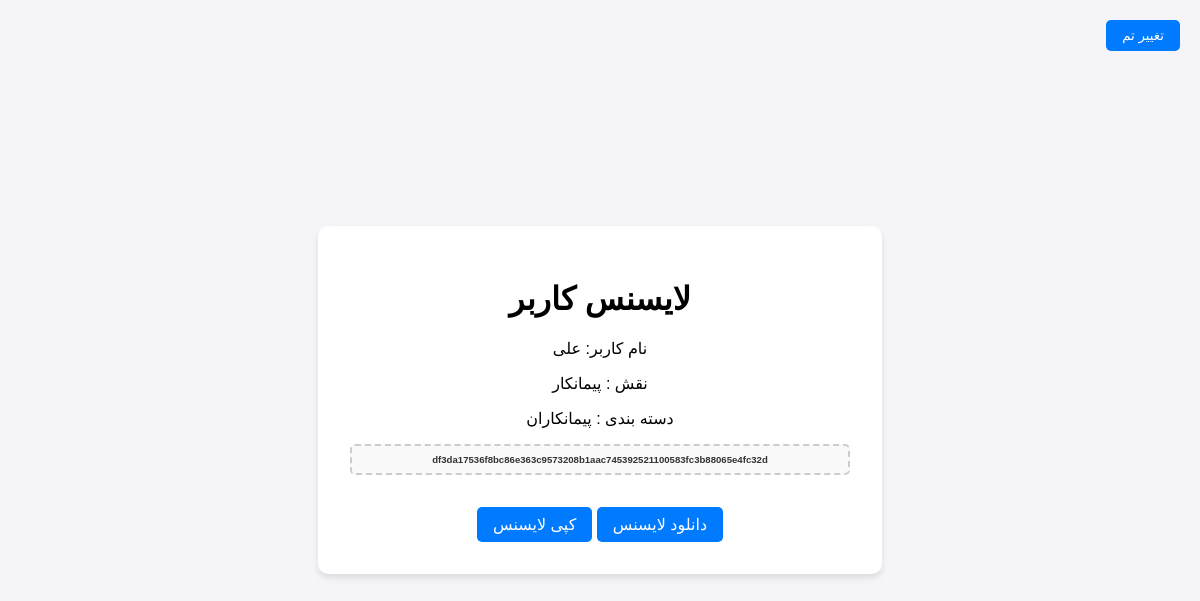
Screenshot of /show_license.php?userId=2 with the database file from the repository.
### tables this page shows
CREATE TABLE `users` (
  `id` int(11) NOT NULL,
  `name` varchar(255) NOT NULL,
  `family` varchar(255) NOT NULL,
  `level` enum('A','B','C') NOT NULL DEFAULT 'C',
  `role` varchar(50) DEFAULT NULL,
  `phone` varchar(15) DEFAULT NULL,
  `license_key` varchar(255) NOT NULL,
  `national_id` varchar(20) DEFAULT NULL,
  `is_active` tinyint(1) NOT NULL DEFAULT 1,
  `access_dashboard` tinyint(1) DEFAULT 0 COMMENT 'دسترسی به داشبورد',
  `access_reports` tinyint(1) DEFAULT 0 COMMENT 'دسترسی به گزارشات',
  `access_attendance_view` tinyint(1) DEFAULT 0 COMMENT 'مشاهده حضور و غیاب',
  `access_attendance_edit` tinyint(1) DEFAULT 0 COMMENT 'ویرایش حضور و غیاب',
  `access_attendance_delete` tinyint(1) DEFAULT 0 COMMENT 'حذف رکوردهای حضور',
  `access_contractor_add` tinyint(1) DEFAULT 0,
  `access_contractor_edit` tinyint(1) DEFAULT 0,
  `access_contractor_delete` tinyint(1) DEFAULT 0,
  `access_employee_add` tinyint(1) DEFAULT 0,
  `access_employee_edit` tinyint(1) DEFAULT 0,
  `access_employee_delete` tinyint(1) DEFAULT 0,
  `access_project_add` tinyint(1) DEFAULT 0,
  `access_project_edit` tinyint(1) DEFAULT 0,
  `access_project_delete` tinyint(1) DEFAULT 0,
  `access_settings_view` tinyint(1) DEFAULT 0,
  `access_settings_edit` tinyint(1) DEFAULT 0,
  `access_image_view` tinyint(1) DEFAULT 0,
  `access_image_upload` tinyint(1) DEFAULT 0,
  `access_image_delete` tinyint(1) DEFAULT 0,
  `ip_address` varchar(45) DEFAULT NULL,
  `created_at` timestamp NOT NULL DEFAULT current_timestamp(),
  `updated_at` timestamp NOT NULL DEFAULT current_timestamp() ON UPDATE current_timestamp(),
  `start_time` time DEFAULT NULL,
  `duration` int(11) DEFAULT NULL,
  `end_time` time DEFAULT NULL,
  `access_add_contractor` tinyint(1) DEFAULT 0,
  `access_edit_contractor` tinyint(1) DEFAULT 0,
  `access_delete_contractor` tinyint(1) DEFAULT 0,
  `access_add_employee` tinyint(1) DEFAULT 0,
  `access_edit_employee` tinyint(1) DEFAULT 0,
  `access_delete_employee` tinyint(1) DEFAULT 0,
  `access_add_employer` tinyint(1) DEFAULT 0,
  `access_edit_employer` tinyint(1) DEFAULT 0,
  `access_delete_employer` tinyint(1) DEFAULT 0,
  `access_view_settings` tinyint(1) DEFAULT 0,
  `access_enter_settings` tinyint(1) DEFAULT 0,
  `access_edit_theme` tinyint(1) DEFAULT 0,
  `access_view_image` tinyint(1) DEFAULT 0,
  `access_add_image` tinyint(1) DEFAULT 0,
  `access_edit_image` tinyint(1) DEFAULT 0,
  `access_delete_image` tinyint(1) DEFAULT 0,
  `form` varchar(255) DEFAULT NULL,
  `profile_image` varchar(255) DEFAULT NULL COMMENT 'مسیر ذخیره سازی تصویر پروفایل کاربر',
  `address` text DEFAULT NULL,
  `project_id` int(11) DEFAULT NULL,
  `login` varchar(100) DEFAULT NULL,
  `is_add` tinyint(1) DEFAULT 0,
  `user_ip` varchar(50) DEFAULT NULL,
  `date_of_birth` date DEFAULT NULL,
  `marital_status` varchar(20) DEFAULT NULL,
  `account_status` varchar(20) DEFAULT NULL,
  `bio` text DEFAULT NULL,
  `subscription_plan` varchar(50) DEFAULT NULL,
  `subscription_start` date DEFAULT NULL,
  `subscription_end` date DEFAULT NULL,
  `credit` decimal(10,2) DEFAULT 0.00,
  `security_question` varchar(255) DEFAULT NULL,
  `security_answer` varchar(255) DEFAULT NULL,
  `last_password_change` datetime DEFAULT NULL,
  `browser_info` varchar(255) DEFAULT NULL,
  `device_info` varchar(255) DEFAULT NULL,
  `last_login` datetime DEFAULT NULL,
  `last_check_in` datetime DEFAULT NULL,
  `last_check_out` datetime DEFAULT NULL,
  `total_work_hours` decimal(10,2) DEFAULT 0.00,
  `attendance_status` varchar(20) DEFAULT NULL,
  `access_add_project` tinyint(1) DEFAULT 0,
  `access_edit_project` tinyint(1) DEFAULT 0,
  `access_delete_project` tinyint(1) DEFAULT 0
);

### show_license.php (the view, shortened to what this page needs)
<?php
function getUserLicenseKey($userId, $conn) {
    $query = "SELECT * FROM users WHERE id = ?";
    $stmt = $conn->prepare($query);
    $stmt->bind_param("i", $userId);
    $stmt->execute();
    $result = $stmt->get_result();
    $userData = $result->fetch_assoc();
    if ($userData) {
        return ["status" => "success", "user_data" => $userData];
    } else {
        return ["status" => "error", "message" => "No users found"];
    }
}
global $conn;
$userId = $_GET['userId'] ?? null;
$response = [];
if ($userId) {
    $response = getUserLicenseKey($userId, $conn);
} else {
    $response = ["status" => "error", "message" => "User ID is required"];
}
?>
<!DOCTYPE html>
<html lang="en">
<head>
    <link rel="stylesheet" href="https://cdn.jsdelivr.net/npm/sweetalert2@11/dist/sweetalert2.min.css">
</head>
<body>
    <button class="theme-toggle" onclick="toggleDarkMode()">تغییر تم</button>
    <div class="license-container">
        <h1>لایسنس کاربر</h1>
        <?php if ($response['status'] === 'success'): ?>
		<p dir="rtl">نام کاربر: <?php echo htmlspecialchars($response['user_data']['name'] ?? 'نام نامشخص'); ?></p>
            <p dir="rtl">نقش : <?php echo htmlspecialchars($response['user_data']['role'] ?? 'نام نامشخص'); ?></p>
			<p>دسته بندی : <?php echo htmlspecialchars($response['user_data']['form'] ?? 'نام نامشخص'); ?></p>
			<div class="license-key" style="font-size:60%; text-align:center; display: flex; justify-content: center; align-items: center;" id="licenseKey" onclick="copyLicense()">
                <?php echo htmlspecialchars($response['user_data']['license_key'] ?? ''); ?>
            </div>
            <button class="btn" onclick="copyLicense()">کپی لایسنس</button>
            <button class="btn" onclick="downloadLicense()">دانلود لایسنس</button>
        <?php else: ?>
            <p style="color: red;"><?php echo htmlspecialchars($response['message']); ?></p>
        <?php endif; ?>
    </div>
</body>
</html>

### show_license.php (style rules this page uses)
body { font-family: Arial, sans-serif; background-color: #f4f4f9; display: flex; justify-content: center; align-items: center; height: 100vh; margin: 0; transition: background-color 0.3s, color 0.3s; }
.license-container { background: #fff; padding: 2rem; border-radius: 10px; box-shadow: 0 4px 6px rgba(0, 0, 0, 0.1); text-align: center; max-width: 500px; width: 100%; transition: background-color 0.3s, color 0.3s; }
.license-key { font-size: 1.5rem; font-weight: bold; color: #333; margin: 1rem 0; padding: 0.5rem; border: 2px dashed #ccc; border-radius: 5px; background: #f9f9f9; cursor: pointer; position: relative; transition: background-color 0.3s, color 0.3s; }
.btn { background-color: #007bff; color: white; border: none; padding: 0.5rem 1rem; border-radius: 5px; cursor: pointer; font-size: 1rem; margin-top: 1rem; transition: background-color 0.3s; }
.theme-toggle { position: fixed; top: 20px; right: 20px; background: #007bff; color: white; border: none; padding: 0.5rem 1rem; border-radius: 5px; cursor: pointer; }

### rows the page displays
users: name "علی", role "پیمانکار", form "پیمانکاران", license_key "df3da17536f8bc86e363c9573208b1aac745392521100583fc3b88065e4fc32d"
